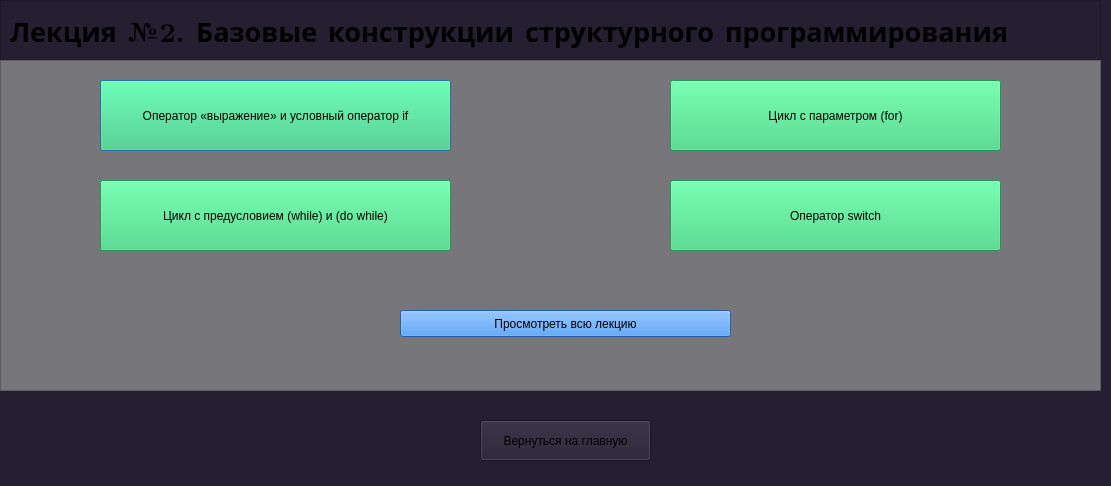
<?xml version="1.0" encoding="UTF-8"?>
<ui version="4.0">
 <class>Dialog</class>
 <widget class="QDialog" name="Dialog">
  <property name="geometry">
   <rect>
    <x>0</x>
    <y>0</y>
    <width>1111</width>
    <height>486</height>
   </rect>
  </property>
  <property name="windowTitle">
   <string>Обучающая система</string>
  </property>
  <property name="styleSheet">
   <string notr="true">background-color: rgb(36, 31, 49);</string>
  </property>
  <widget class="QFrame" name="frame_3">
   <property name="geometry">
    <rect>
     <x>0</x>
     <y>0</y>
     <width>1101</width>
     <height>391</height>
    </rect>
   </property>
   <property name="frameShape">
    <enum>QFrame::StyledPanel</enum>
   </property>
   <property name="frameShadow">
    <enum>QFrame::Raised</enum>
   </property>
   <widget class="QFrame" name="frame_2">
    <property name="geometry">
     <rect>
      <x>0</x>
      <y>60</y>
      <width>1101</width>
      <height>331</height>
     </rect>
    </property>
    <property name="autoFillBackground">
     <bool>false</bool>
    </property>
    <property name="styleSheet">
     <string notr="true">background-color: rgb(119, 118, 123);</string>
    </property>
    <property name="frameShape">
     <enum>QFrame::StyledPanel</enum>
    </property>
    <property name="frameShadow">
     <enum>QFrame::Raised</enum>
    </property>
    <widget class="QPushButton" name="pushButton">
     <property name="geometry">
      <rect>
       <x>100</x>
       <y>20</y>
       <width>351</width>
       <height>71</height>
      </rect>
     </property>
     <property name="styleSheet">
      <string notr="true">background-color: rgb(51, 209, 122);
color: rgb(0, 0, 0);</string>
     </property>
     <property name="text">
      <string>Оператор «выражение» и условный оператор if</string>
     </property>
    </widget>
    <widget class="QPushButton" name="pushButton_2">
     <property name="geometry">
      <rect>
       <x>100</x>
       <y>120</y>
       <width>351</width>
       <height>71</height>
      </rect>
     </property>
     <property name="styleSheet">
      <string notr="true">background-color: rgb(51, 209, 122);
color: rgb(0, 0, 0);</string>
     </property>
     <property name="text">
      <string>Цикл с предусловием (while) и (do while)</string>
     </property>
    </widget>
    <widget class="QPushButton" name="pushButton_4">
     <property name="geometry">
      <rect>
       <x>400</x>
       <y>250</y>
       <width>331</width>
       <height>27</height>
      </rect>
     </property>
     <property name="styleSheet">
      <string notr="true">background-color: rgb(53, 132, 228);</string>
     </property>
     <property name="text">
      <string>Просмотреть всю лекцию</string>
     </property>
    </widget>
    <widget class="QPushButton" name="pushButton_6">
     <property name="geometry">
      <rect>
       <x>670</x>
       <y>20</y>
       <width>331</width>
       <height>71</height>
      </rect>
     </property>
     <property name="styleSheet">
      <string notr="true">background-color: rgb(51, 209, 122);
color: rgb(0, 0, 0);</string>
     </property>
     <property name="text">
      <string>Цикл с параметром (for)</string>
     </property>
    </widget>
    <widget class="QPushButton" name="pushButton_3">
     <property name="geometry">
      <rect>
       <x>670</x>
       <y>120</y>
       <width>331</width>
       <height>71</height>
      </rect>
     </property>
     <property name="styleSheet">
      <string notr="true">background-color: rgb(51, 209, 122);
color: rgb(0, 0, 0);</string>
     </property>
     <property name="text">
      <string>Оператор switch</string>
     </property>
    </widget>
   </widget>
   <widget class="QLabel" name="label_2">
    <property name="geometry">
     <rect>
      <x>10</x>
      <y>10</y>
      <width>1081</width>
      <height>41</height>
     </rect>
    </property>
    <property name="font">
     <font>
      <family>LM Roman 8</family>
      <pointsize>20</pointsize>
      <weight>75</weight>
      <bold>true</bold>
     </font>
    </property>
    <property name="text">
     <string>Лекция №2. Базовые конструкции структурного программирования</string>
    </property>
   </widget>
  </widget>
  <widget class="QPushButton" name="pushButton_5">
   <property name="geometry">
    <rect>
     <x>480</x>
     <y>420</y>
     <width>171</width>
     <height>41</height>
    </rect>
   </property>
   <property name="text">
    <string>Вернуться на главную</string>
   </property>
  </widget>
 </widget>
 <resources/>
 <connections/>
</ui>
